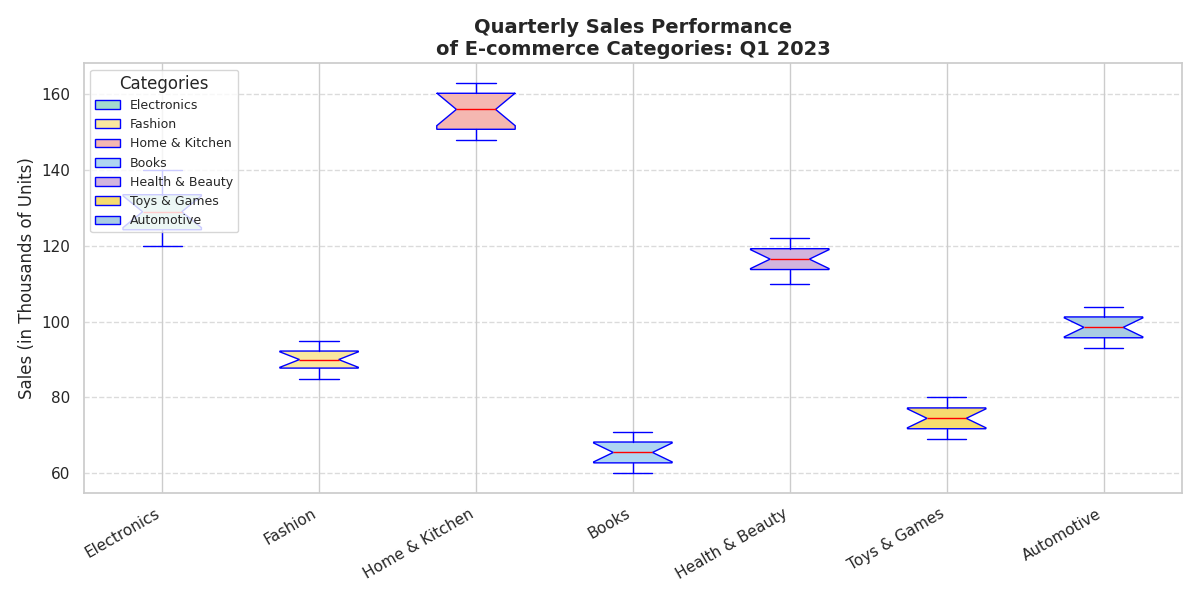

This figure's Python source:
import matplotlib.pyplot as plt

# Define categories and monthly sales data (in thousands of units)
categories = [
    "Electronics", "Fashion", "Home & Kitchen", "Books", 
    "Health & Beauty", "Toys & Games", "Automotive"
]

# Sales data for each category in the first quarter of 2023
electronics_sales = [120, 130, 125, 140, 135, 128, 127, 132, 138, 122, 121, 133]
fashion_sales = [85, 95, 90, 89, 92, 94, 87, 88, 91, 86, 93, 90]
home_kitchen_sales = [150, 160, 155, 148, 162, 157, 151, 149, 163, 154, 158, 161]
books_sales = [60, 65, 63, 70, 68, 66, 62, 67, 69, 64, 61, 71]
health_beauty_sales = [110, 115, 118, 112, 120, 119, 117, 116, 121, 114, 113, 122]
toys_games_sales = [70, 75, 73, 78, 76, 74, 72, 77, 79, 71, 69, 80]
automotive_sales = [95, 100, 98, 102, 101, 99, 97, 96, 103, 94, 93, 104]

# Assemble data into a list for boxplot
data = [
    electronics_sales, fashion_sales, home_kitchen_sales, books_sales, 
    health_beauty_sales, toys_games_sales, automotive_sales
]

# Create the boxplot
fig, ax = plt.subplots(figsize=(12, 6))

# Plot with additional styling
box = ax.boxplot(data, notch=True, patch_artist=True,
                 boxprops=dict(facecolor="lightblue", color="blue"),
                 capprops=dict(color="blue"),
                 whiskerprops=dict(color="blue"),
                 flierprops=dict(markerfacecolor='red', marker='o', markersize=8, linestyle='none'),
                 medianprops=dict(color="red"))

# Setting face colors of the boxes with different shades for visualization
colors = ['#A2D9CE', '#F9E79F', '#F5B7B1', '#AED6F1', '#D2B4DE', '#F7DC6F', '#A9CCE3']
for patch, color in zip(box['boxes'], colors):
    patch.set_facecolor(color)

# Customize the plot
ax.set_title("Quarterly Sales Performance\nof E-commerce Categories: Q1 2023", fontsize=14, fontweight='bold')
ax.set_ylabel('Sales (in Thousands of Units)', fontsize=12)
ax.set_xticks(range(1, len(categories) + 1))
ax.set_xticklabels(categories, rotation=30, ha='right', fontsize=11)

# Display the grid for better readability
ax.yaxis.grid(True, linestyle='--', which='both', alpha=0.7)

# Add a legend for clarity, focused on category coloring
ax.legend([box["boxes"][i] for i in range(len(categories))], categories, loc='upper left', fontsize=9, title="Categories")

# Improve layout
plt.tight_layout()

# Show plot
plt.show()
